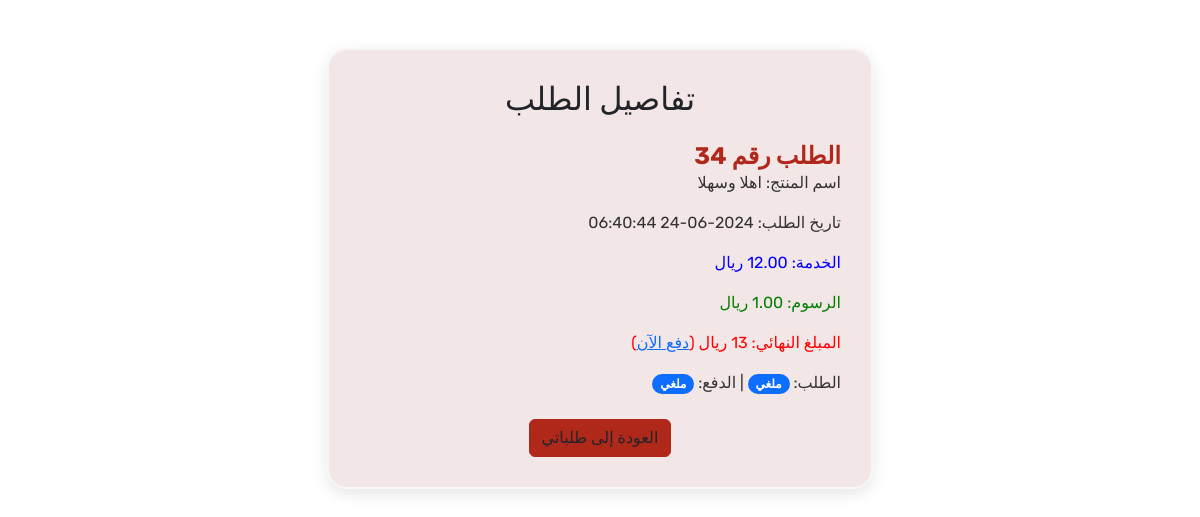
The app's page /shop/view_order.php?id=34 (signed in) with its own data.
### tables this page shows
CREATE TABLE `Orders` (
  `order_id` int(11) NOT NULL,
  `user_id` int(11) DEFAULT NULL,
  `product_id` int(11) DEFAULT NULL,
  `order_date` datetime NOT NULL,
  `total_amount` decimal(10,2) NOT NULL,
  `status` varchar(50) NOT NULL,
  `payment_status` varchar(20) DEFAULT 'Pending'
);

CREATE TABLE `Products` (
  `product_id` int(11) NOT NULL,
  `category_id` int(11) DEFAULT NULL,
  `product_name` varchar(255) NOT NULL,
  `price` decimal(10,2) NOT NULL,
  `description` text DEFAULT NULL,
  `creation_at` datetime NOT NULL DEFAULT current_timestamp(),
  `status` varchar(50) NOT NULL DEFAULT 'available',
  `fee` decimal(10,2) NOT NULL DEFAULT 0.00
);

### shop/view_order.php (the view, shortened to what this page needs)
<?php
$user_id = $_SESSION['user_id'];
$order_id = $_GET['id'];
$db = new SourceDb();
$conn = $db->connect();
$sql = "SELECT Orders.order_id, Products.product_name, Products.fee, Orders.order_date, Orders.total_amount, Orders.status, Orders.payment_status
        FROM Orders
        INNER JOIN Products ON Orders.product_id = Products.product_id
        WHERE Orders.user_id = :user_id AND Orders.order_id = :order_id";
$stmt = $conn->prepare($sql);
$stmt->bindParam(':user_id', $user_id);
$stmt->bindParam(':order_id', $order_id);
$stmt->execute();
$order = $stmt->fetch(PDO::FETCH_ASSOC);
?>
<!DOCTYPE html>
<html lang="ar" dir="rtl">
<head>
    <link href="https://cdn.jsdelivr.net/npm/bootstrap@5.3.0-alpha1/dist/css/bootstrap.min.css" rel="stylesheet">
<?php
$total_amount = $order['total_amount'];
$fee = $order['fee'];
$result = $total_amount + $fee;
?>
</head>
<body>
    <div class="container mt-5">
        <div class="row justify-content-center">
            <div class="col-md-6">
                <div class="gift-card">
                    <h2 class="text-center mb-4">تفاصيل الطلب</h2>
                    <div class="col">
                            <h5 class="card-title">الطلب رقم <?php echo $order['order_id']; ?></h5>
                            <p class="card-text">اسم المنتج: <?php echo $order['product_name']; ?></p>
                            <p class="card-text">تاريخ الطلب: <?php echo $order['order_date']; ?></p>
<p style="color: blue;"> الخدمة: <?php echo $total_amount; ?> ريال</p>
<p style="color: green;">الرسوم: <?php echo $fee; ?> ريال</p>
<p style="color: red;">المبلغ النهائي: <?php echo $result; ?> ريال (<a href="/paypal.php?product=<?php echo $order['product_name']; ?>&price=<?php echo $result; ?>&bal=<?php echo $order['order_id']; ?>">دفع الآن</a>)</p>
                            <p class="card-text">الطلب: <?php echo getStatusName($order['status']); ?> |
                         الدفع: <?php echo getStatusName($order['payment_status']); ?></p>
                    </div>
                    <div class="text-center mt-4">
                        <a href="v_orders.php" class="btn btn-back">العودة إلى طلباتي</a>
                    </div>
                </div>
            </div>
        </div>
    </div>
<?php
function getStatusName($status) {
    switch ($status) {
        case 1:
            return '<span class="badge rounded-pill text-bg-primary">ملغي</span>';
    }
}
?>
</body>
</html>

### shop/view_order.php (style rules this page uses)
body { font-family: 'Rubik', sans-serif; }
.gift-card { border: 2px solid #f7f7f7; border-radius: 20px; padding: 30px; background-color: #f3e6e6; box-shadow: 0px 5px 15px rgba(0, 0, 0, 0.1); transition: transform 0.3s ease; }
.gift-card .card-title { font-size: 24px; font-weight: bold; color: #b0281a; }
.gift-card .card-text { font-size: 16px; color: #333; }
.btn-back { background-color: #b0281a; border-color: #b0281a; }

### records on screen
orders: order_id "34", product.product_name "اهلا وسهلا", order_date "2024-06-24 06:40:44", total_amount "12.00", product.fee "1.00", total_amount.fee "13"
